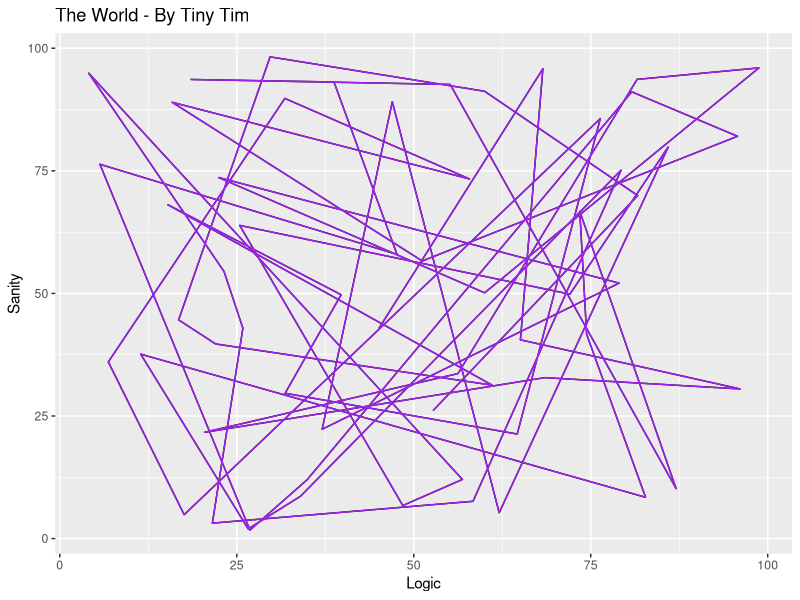
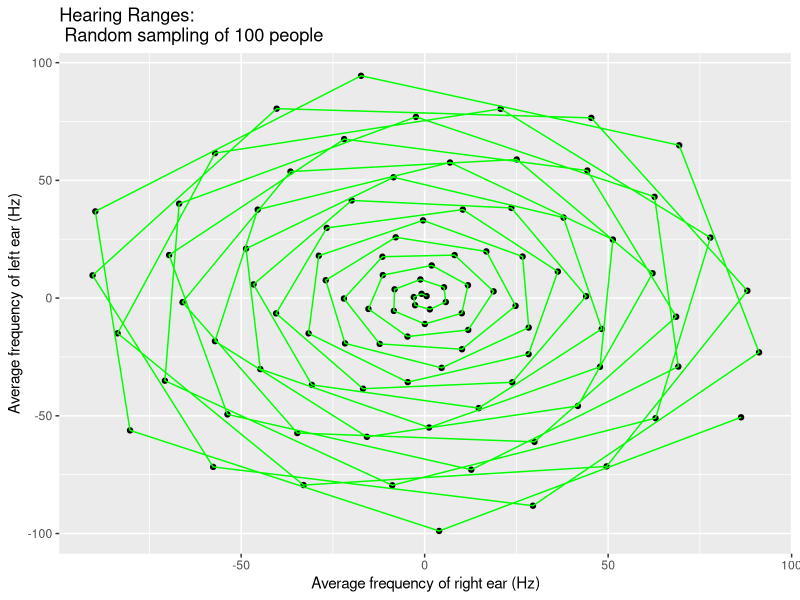
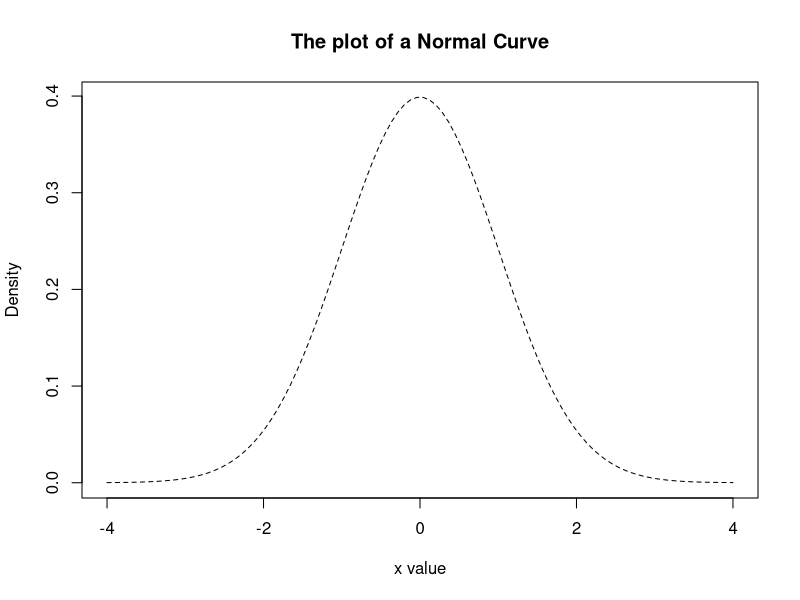

Reproduce these figures in R, in order.
## ---- chunk 1
library(ggplot2)
logic <- runif(60, 1, 100)
sanity <- runif(60, 1, 100)
qplot(logic, sanity, geom="path", xlab = "Logic", ylab = "Sanity", main="The World - By Tiny Tim") + theme(legend.position = "none")+geom_path(colour = "purple") 
## ---- chunk 2
t=c(1:100)
x = t*cos(t)
y = t*sin(t)
qplot(x,y,xlab="Average frequency of right ear (Hz)", ylab = "Average frequency of left ear (Hz)", geom="point", main = "Hearing Ranges:\n Random sampling of 100 people")+geom_path(colour = "green") 
## ---- chunk 3
x <- seq(-4, 4, length=100)
hx <- dnorm(x)
plot(x, hx, type="l", lty=2, xlab="x value",
  ylab="Density", main="The plot of a Normal Curve")
## ---- chunk 4
